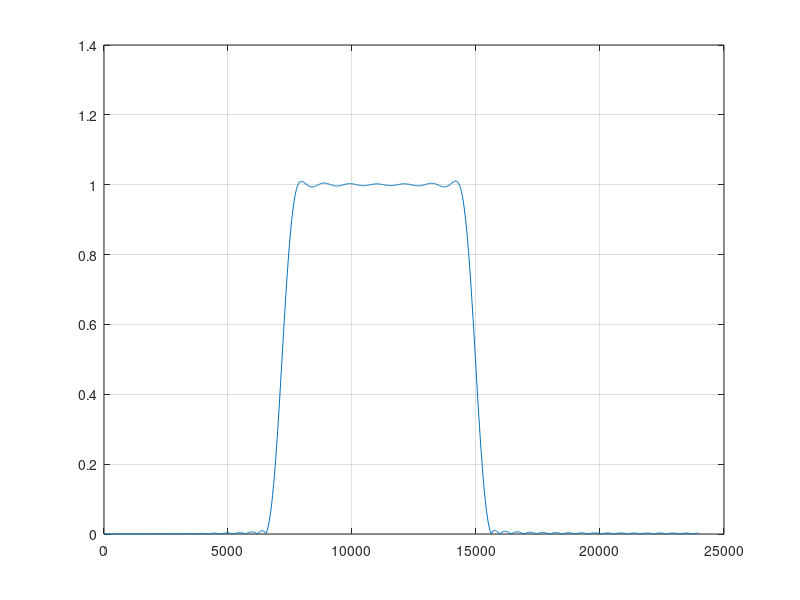

The MATLAB script that drew this image:
%% Kaiserord function
fsamp = 48000;
fcuts = [6000 8400 14400 15600];
mags = [0 1 0];
devs = [0.01 0.05 0.01];

[n,Wn,beta,ftype] = kaiserord(fcuts,mags,devs,fsamp);
n = n + rem(n,2);   % make sure n is even
window = kaiser(n+1,beta);
%freqz(window);
hh = fir1(n,Wn,ftype,window,'noscale');

[H,f] = freqz(hh,1,1024,fsamp);
plot(f,abs(H))
grid